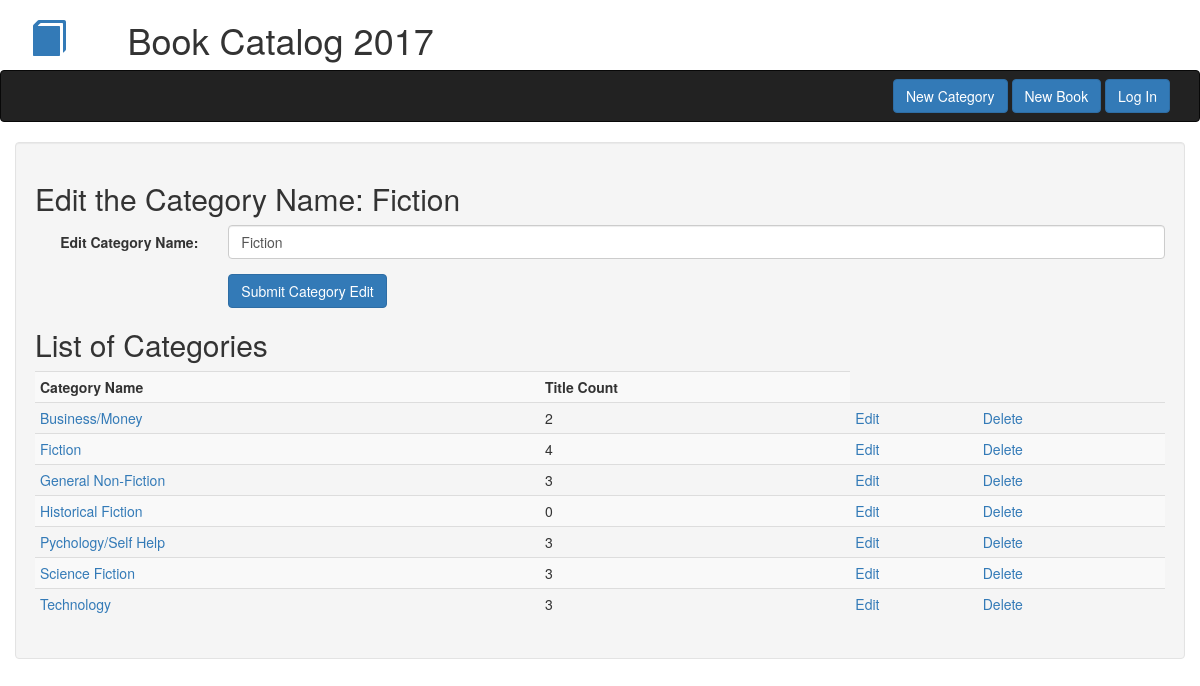
Screenshot of /categories/5/edit with the database file from the repository.
### db_setup.py (models this page shows)
class Category(Base):
    __tablename__ = 'category'
    name = Column(String(80), nullable = False)
    id = Column(Integer, primary_key = True)

### catalog.py (the view)
@app.route('/categories/<int:category_id>/edit', methods=['GET', 'POST'])
def editCategory(category_id):
    category = session.query(Category).filter_by(id = category_id).one()
    category_counts = (
        session.query(Category.name, Category.id, func.count(Book.title).label("count"))
        .outerjoin(Book, Category.id == Book.category_id)
        .group_by(Category.id)
        .order_by(Category.name)
        )
    if request.method == 'POST':
        data = ({"name": request.form['category_name']})
        if not request.form['category_name']:
            flash('Form field cannot be blank!')
            return redirect(url_for('editCategory', category_id = category_id))
        session.query(Category).filter_by(id = category_id).update(data)
        session.commit()
        flash("Category: {} edited successfully!".format(category.name))
        return redirect(url_for('indexPage'))
    else:
        return render_template('edit_category.html',
            category = category, category_counts = category_counts)

### templates/edit_category.html (shortened to what this page needs)
{% extends "bootstrap/base.html" %}
{% block navbar %}{% include "header_nav.html" %}{% endblock %}
{% block content %}
<div class="container well">
    <h2>Edit the Category Name: {{ category.name }}</h2>
    <form class="form-horizontal" method ="POST" action = "{{ url_for('editCategory', category_id = category.id )}}" >
    <div class="form-group">
        <label for="inputCategory" class="col-sm-2 control-label">Edit Category Name:</label>
        <div class="col-sm-10">
            <input type="text" name="category_name" class="form-control" id="inputCategory" value="{{ category.name }}">
        </div>
    </div>
    <div class="form-group">
        <div class="col-sm-offset-2 col-sm-10">
            <button type="submit" class="btn btn-primary">Submit Category Edit</button>
        </div>
    </div>
    </form>
    <h2>List of Categories</h2>
    <table class='table table-striped table-condensed'>
        <th>Category Name</th><th>Title Count</th>
        {% for category in category_counts %}
            <tr><td><a href="{{ url_for('listBooksByCategory', category_id = category.id) }}">{{ category.name }}</a></td><td>{{ category.count }}<td><a href="{{ url_for('editCategory', category_id = category.id) }}"> Edit</a></td><td><a href="{{ url_for('deleteCategory', category_id = category.id) }}"> Delete</a></td></tr>
        {% endfor %}
    </table>
</div>
{%- endblock -%}

### rows the page displays
Category: name "Fiction", category_name "Fiction", count "4"
Category: name "Business/Money", count "2"
Category: name "General Non-Fiction", count "3"
Category: name "Historical Fiction", count "0"
Category: name "Pychology/Self Help", count "3"
Category: name "Science Fiction", count "3"
Category: name "Technology", count "3"
